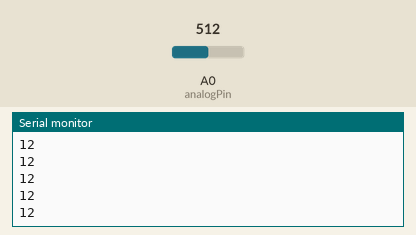
This sketch was run on a simulated Arduino Uno, built with avr-gcc and run on an emulated ATmega328P. On the bench: the last lines printed to the serial monitor. The inputs (shaded band) are chosen by the test bench; at power-on: A0 (analogPin) = 512.

Above: at 1.2 s.
1.3 s: A0 (analogPin) set to 716
At 1.31 s:
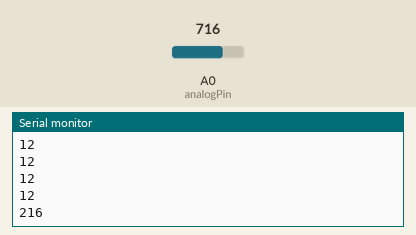
2.8 s: A0 (analogPin) set to 900
At 2.81 s:
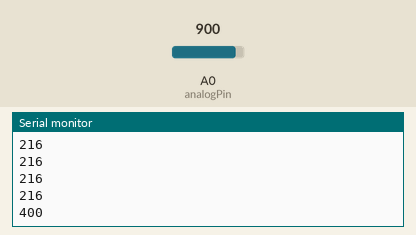
Timing chart, 0 to 5.8 s (numbered marks = the images above; inputs shaded):
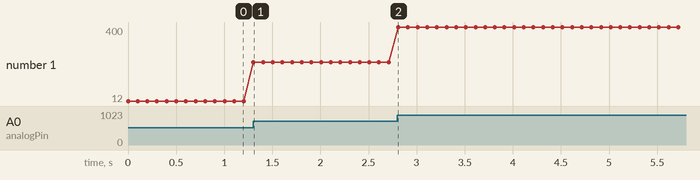

Measured:
- after the input at 1.3 s, the serial monitor: prints a new line at once (image 1)
- after the input at 2.8 s, the serial monitor: prints a new line at once (image 2)
- plotted number 1: 12 → 216 after the input at 1.3 s, 216 → 400 after the input at 2.8 s

The sketch:

pelotaArduinio.ino
```cpp
int analogPin = 0;   // potentiometer connected to analog pin 3
int val = 0;         // variable to store the read value
int x = 0;
void setup() {
  pinMode(analogPin, INPUT);  // sets the pin as output
  Serial.begin(9600);
}

void loop() {
  val = analogRead(analogPin);  // read the input pin
  //Dependiendo del tipo de sensor, hay que cambiar los valores fromLow y fromHigh del mapeo
  //x = map(val, 200, 600, -100, 500);
  x = map(val, 400, 1000, -100, 500);
  Serial.println(x);
  delay(100);
}
```
